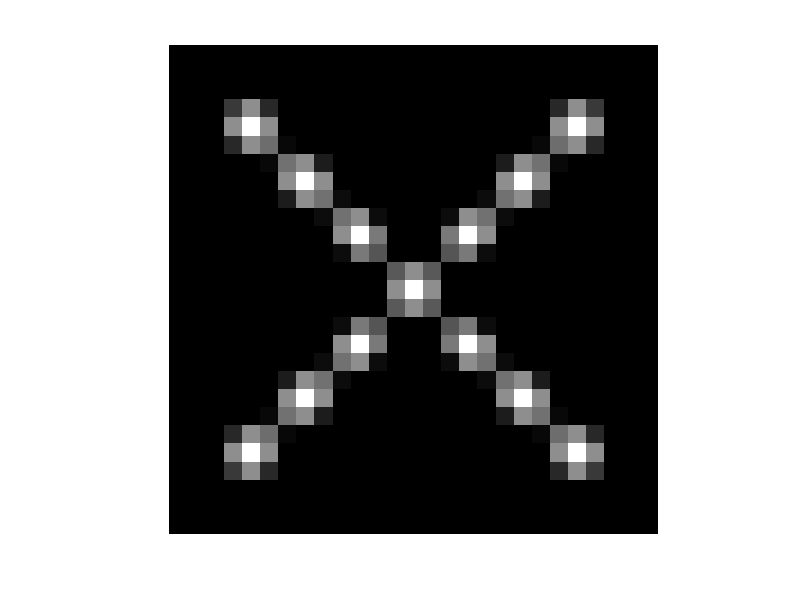

Source code (MATLAB): (Note: this script raises an error after producing the figure.)
% generate a centered X

size = 9;

pic = ones(9,9)*(-1);   % Init black background

for i=2:8
    pic(i,i) = 1;
    pic(size+1-i,i) = 1;
end

filterLdiag = ones(3,3)*-1;
filterLdiag(1,1) = 1;
filterLdiag(2,2) = 1;
filterLdiag(3,3) = 1;

filterRdiag = ones(3,3)*-1;
filterRdiag(1,3) = 1;
filterRdiag(2,2) = 1;
filterRdiag(3,1) = 1;

filterCross = ones(3,3)*-1;
filterCross(1,1) = 1;
filterCross(1,3) = 1;
filterCross(2,2) = 1;
filterCross(3,1) = 1;
filterCross(3,3) = 1;

figure(10)
imshow(imresize(pic,3));


conv1 = convolve(pic,filterLdiag);

figure(1)
imshow(imresize(conv1,3));

reul_conv1 = pooling(conv1);

figure(2)
imshow(reul_conv1);

figure(3)
B = imresize(reul_conv1,3);
imshow(B)
